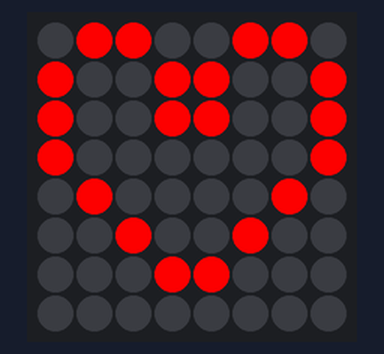
A program run on a simulated Raspberry Pi (BCM pin numbers) with a Sense HAT. On the bench: the Sense HAT's 8×8 RGB LED matrix. What the program prints to the terminal is not drawn.

Above: at 0.09 s.
At 0.45 s:
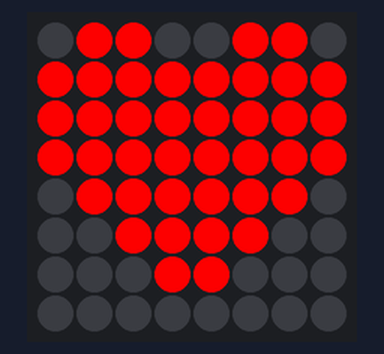

The program:

heart.py
```python
import time
from copy import deepcopy
from sense_hat import SenseHat

shat = SenseHat()
shat.set_rotation(180)

o = (0, 0, 0,)
x = (255, 0, 0,)

DEFAULT_LED_MATRIX = [
    o, x, x, o, o, x, x, o,
    x, o, o, x, x, o, o, x,
    x, o, o, x, x, o, o, x,
    x, o, o, o, o, o, o, x,
    o, x, o, o, o, o, x, o,
    o, o, x, o, o, x, o, o,
    o, o, o, x, x, o, o, o,
    o, o, o, o, o, o, o, o,
]

START_ROW = 1
SIZE = 8

# min col = row * 8
# max col = min col + 8 -1
# 0, 1, 2, 3, 4, 5, 6, 7
# 8, 9, 10, 11, 12, 13, 14, 15
# 16
# 24
# 32
# 40
# 48
# 56


shat.set_pixels(DEFAULT_LED_MATRIX)


def fill_heart(row: int, led_matrix: list) -> list:
    led_matrix = deepcopy(led_matrix)

    for i in range(SIZE):
        if i < row:
            continue

        min_col = i * 8
        max_col = min_col + 8 - 1

        cell_active = False

        # sweep columns for row
        for i in range(min_col, max_col):
            if led_matrix[i] == x:
                cell_active = not cell_active
                continue

            led_matrix[i] = x if cell_active else o

    return led_matrix


def pump_heart() -> None:
    # inflate heart
    for i in range(START_ROW, SIZE+1):
        time.sleep(0.05)
        current_row = SIZE - i
        led_matrix = fill_heart(current_row, DEFAULT_LED_MATRIX)
        shat.set_pixels(led_matrix)

    # deflate heart
    for i in range(START_ROW, SIZE+1):
        time.sleep(0.05)
        led_matrix = fill_heart(i, DEFAULT_LED_MATRIX)
        shat.set_pixels(led_matrix)


if __name__ == "__main__":

    print("--- Heart pump ---")
    while True:
        # for i in range(3):
        pump_heart()

        # shat.show_message("kocham cie!", text_colour=(255, 255, 255,))
```
